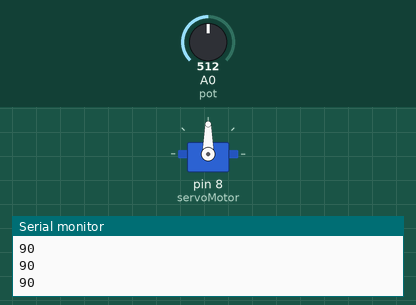
Bench run of a sketch on a simulated Arduino Uno, built with avr-gcc and run on an emulated ATmega328P. On the bench: servo, the last lines printed to the serial monitor. The test bench sets the inputs (shaded band); at power-on: A0 (pot) = 512.

Above: at 1.2 s.
1.3 s: A0 (pot) set to 716
At 2.0 s:
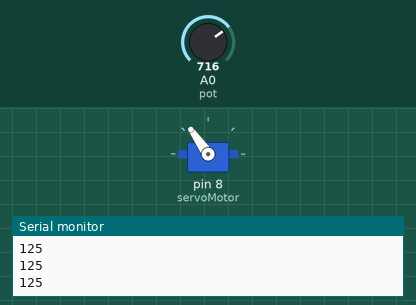
2.8 s: A0 (pot) set to 900
At 3.4 s:
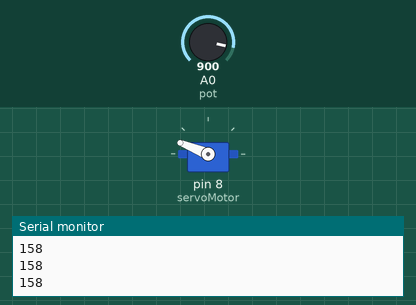
4.3 s: A0 (pot) set to 1023
At 4.7 s:
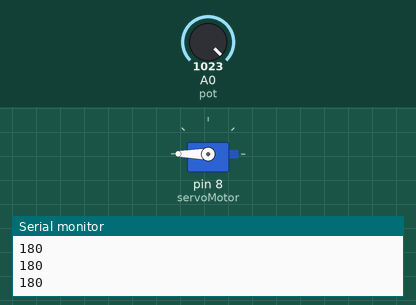
5.8 s: A0 (pot) set to 306
At 6.1 s:
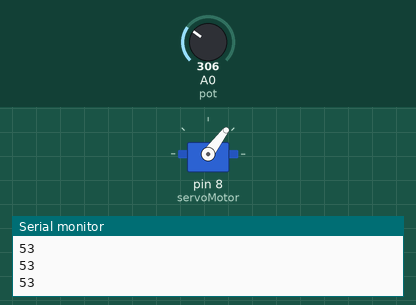
7.3 s: A0 (pot) set to 122
At 8.5 s:
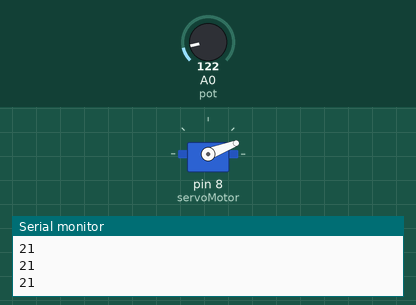
8.8 s: A0 (pot) set to 0
At 10.0 s:
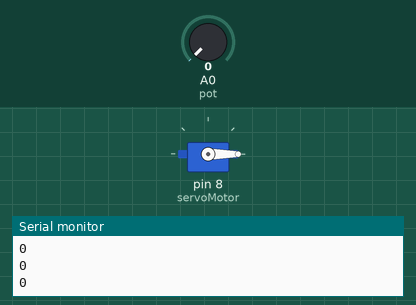
Timing chart, 0 to 11.3 s (numbered marks = the images above; inputs shaded):
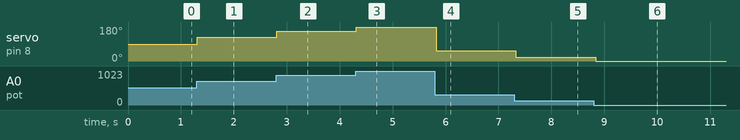

Measured:
- after the input at 1.3 s, servo on pin 8 (servoMotor): 90° → 125° at once
- after the input at 2.8 s, servo on pin 8 (servoMotor): 125° → 158° at once
- after the input at 4.3 s, servo on pin 8 (servoMotor): 158° → 180° at once
- after the input at 5.8 s, servo on pin 8 (servoMotor): 180° → 53° at once
- after the input at 7.3 s, servo on pin 8 (servoMotor): 53° → 21° at once
- after the input at 8.8 s, servo on pin 8 (servoMotor): 21° → 0° at once

The sketch:

Ej2.ino
```cpp
#define pot A0
#include <Servo.h>

int grado;
Servo servoMotor;

void setup()
{
  Serial.begin(9600);
  servoMotor.attach(8);
}

void loop()
{
  grado = analogRead(pot);
  grado = map(grado, 0, 1023, 0, 180);
  Serial.println(grado);
  servoMotor.write(grado);
  delay(100);
}
```
